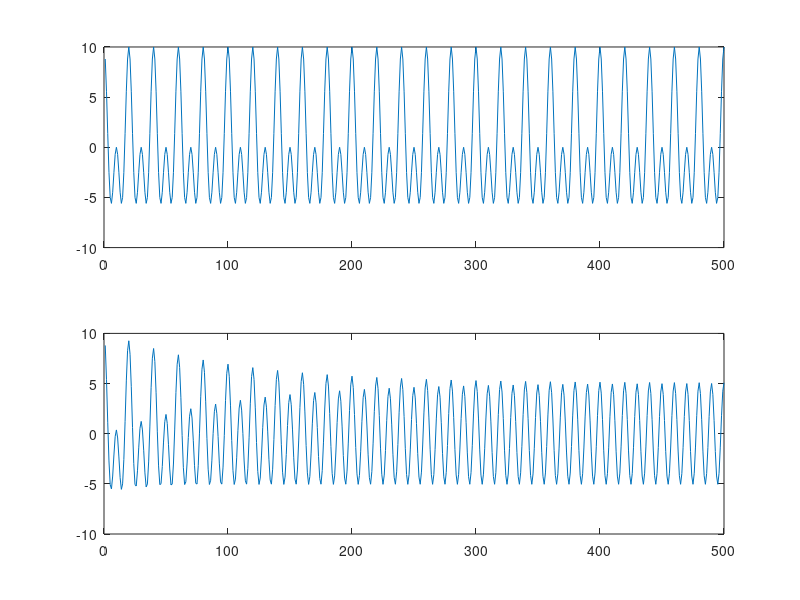
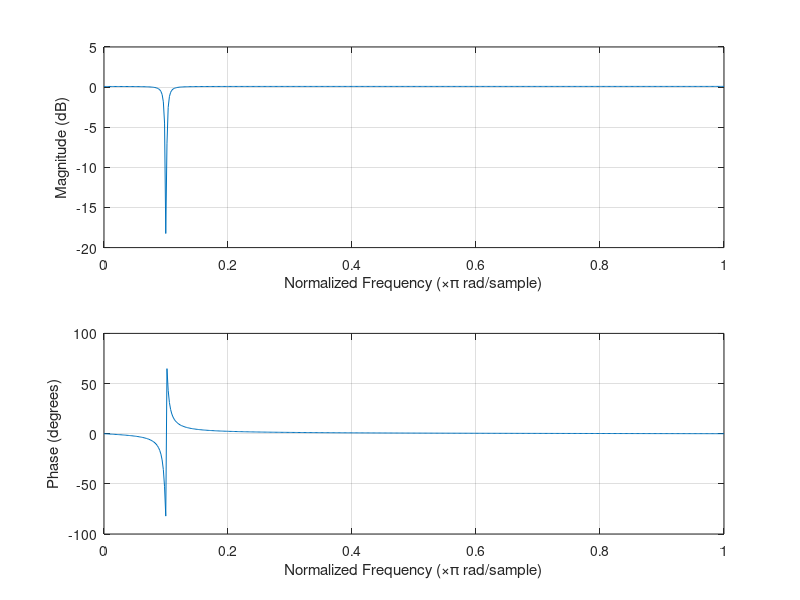

MATLAB code to generate these figures, in order:
% parámetros del filtro notch
w = 2*pi*0.05;
alpha = 0.99;
b = [1, -2*cos(w), 1];
a = [1, -2*cos(w)*alpha, alpha^2];

% t
t = 1:500;

% AWGN
var = 1;
v =  ((var.^0.5).*randn(1,length(t)))';   

% señales
A = 5;
x = A*cos(w.*t)' + A*cos(2*w.*t)';
y = filter(b,a,x)';



figure(1)
subplot(2,1,1)
plot(x )
subplot(2,1,2)
plot(y)

figure(2)
freqz(b,a)